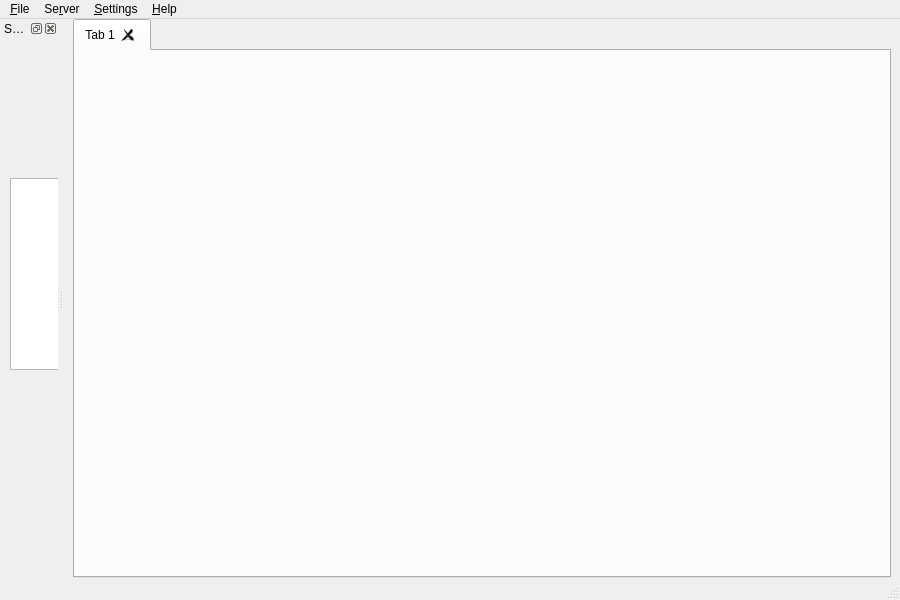
<?xml version="1.0" encoding="UTF-8"?>
<ui version="4.0">
 <author>Massimiliano Torromeo</author>
 <class>SQLAntaresiaWindow</class>
 <widget class="QMainWindow" name="SQLAntaresiaWindow">
  <property name="geometry">
   <rect>
    <x>0</x>
    <y>0</y>
    <width>900</width>
    <height>600</height>
   </rect>
  </property>
  <property name="windowTitle">
   <string notr="true">SQL Antaresia</string>
  </property>
  <property name="windowIcon">
   <iconset resource="icons.qrc">
    <normaloff>:/32/icons/kexi.png</normaloff>:/32/icons/kexi.png</iconset>
  </property>
  <widget class="QWidget" name="centralwidget">
   <layout class="QVBoxLayout" name="verticalLayout">
    <property name="topMargin">
     <number>0</number>
    </property>
    <property name="bottomMargin">
     <number>0</number>
    </property>
    <item>
     <widget class="QTabWidget" name="tabsWidget">
      <property name="currentIndex">
       <number>0</number>
      </property>
      <property name="tabsClosable">
       <bool>true</bool>
      </property>
      <property name="movable">
       <bool>true</bool>
      </property>
      <widget class="QWidget" name="tab">
       <attribute name="title">
        <string>Tab 1</string>
       </attribute>
      </widget>
     </widget>
    </item>
   </layout>
  </widget>
  <widget class="QMenuBar" name="menuBar">
   <property name="geometry">
    <rect>
     <x>0</x>
     <y>0</y>
     <width>900</width>
     <height>18</height>
    </rect>
   </property>
   <widget class="QMenu" name="menu_File">
    <property name="title">
     <string>&amp;File</string>
    </property>
    <addaction name="actionQuit"/>
   </widget>
   <widget class="QMenu" name="menu_Server">
    <property name="title">
     <string>Se&amp;rver</string>
    </property>
    <addaction name="actionReconnect"/>
    <addaction name="actionDisconnect"/>
    <addaction name="actionRefresh"/>
   </widget>
   <widget class="QMenu" name="menu_Help">
    <property name="title">
     <string>&amp;Help</string>
    </property>
    <addaction name="actionAboutSQLAntaresia"/>
    <addaction name="actionAboutQt"/>
   </widget>
   <widget class="QMenu" name="menu_Settings">
    <property name="title">
     <string>&amp;Settings</string>
    </property>
    <addaction name="actionShowDatabases"/>
    <addaction name="actionShowStatusbar"/>
    <addaction name="separator"/>
    <addaction name="actionConfigureSQLAntaresia"/>
   </widget>
   <addaction name="menu_File"/>
   <addaction name="menu_Server"/>
   <addaction name="menu_Settings"/>
   <addaction name="menu_Help"/>
  </widget>
  <widget class="QStatusBar" name="statusBar"/>
  <widget class="QDockWidget" name="dockWidget">
   <property name="windowTitle">
    <string>Servers</string>
   </property>
   <attribute name="dockWidgetArea">
    <number>1</number>
   </attribute>
   <widget class="QWidget" name="dockWidgetContents">
    <widget class="QTreeView" name="treeView">
     <property name="geometry">
      <rect>
       <x>10</x>
       <y>140</y>
       <width>256</width>
       <height>192</height>
      </rect>
     </property>
     <property name="contextMenuPolicy">
      <enum>Qt::CustomContextMenu</enum>
     </property>
     <property name="selectionMode">
      <enum>QAbstractItemView::ExtendedSelection</enum>
     </property>
     <property name="rootIsDecorated">
      <bool>false</bool>
     </property>
     <property name="headerHidden">
      <bool>true</bool>
     </property>
    </widget>
   </widget>
  </widget>
  <action name="actionRefreshTableList">
   <property name="icon">
    <iconset resource="icons.qrc">
     <normaloff>:/16/icons/view-refresh.png</normaloff>:/16/icons/view-refresh.png</iconset>
   </property>
   <property name="text">
    <string>Refresh Table List</string>
   </property>
  </action>
  <action name="actionRefreshDatabases">
   <property name="icon">
    <iconset resource="icons.qrc">
     <normaloff>:/16/icons/view-refresh.png</normaloff>:/16/icons/view-refresh.png</iconset>
   </property>
   <property name="text">
    <string>Refresh Databases</string>
   </property>
  </action>
  <action name="actionDropTable">
   <property name="icon">
    <iconset resource="icons.qrc">
     <normaloff>:/16/icons/edit-delete.png</normaloff>:/16/icons/edit-delete.png</iconset>
   </property>
   <property name="text">
    <string>Drop Table</string>
   </property>
  </action>
  <action name="actionCloseTab">
   <property name="icon">
    <iconset resource="icons.qrc">
     <normaloff>:/16/icons/tab-close.png</normaloff>:/16/icons/tab-close.png</iconset>
   </property>
   <property name="text">
    <string>Close Tab</string>
   </property>
   <property name="shortcut">
    <string>Ctrl+W</string>
   </property>
  </action>
  <action name="actionShowStatusbar">
   <property name="checkable">
    <bool>true</bool>
   </property>
   <property name="checked">
    <bool>true</bool>
   </property>
   <property name="text">
    <string>Show St&amp;atusbar</string>
   </property>
  </action>
  <action name="actionConfigureSQLAntaresia">
   <property name="icon">
    <iconset resource="icons.qrc">
     <normaloff>:/16/icons/configure.png</normaloff>:/16/icons/configure.png</iconset>
   </property>
   <property name="text">
    <string>Configure &amp;SQL Antaresia</string>
   </property>
  </action>
  <action name="actionConfigureConnections">
   <property name="icon">
    <iconset resource="icons.qrc">
     <normaloff>:/16/icons/configure.png</normaloff>:/16/icons/configure.png</iconset>
   </property>
   <property name="text">
    <string>Configure &amp;Connections</string>
   </property>
  </action>
  <action name="actionAboutSQLAntaresia">
   <property name="icon">
    <iconset resource="icons.qrc">
     <normaloff>:/32/icons/kexi.png</normaloff>:/32/icons/kexi.png</iconset>
   </property>
   <property name="text">
    <string>About SQL Antaresia</string>
   </property>
  </action>
  <action name="actionAboutQt">
   <property name="icon">
    <iconset resource="icons.qrc">
     <normaloff>:/64/icons/qtlogo.png</normaloff>:/64/icons/qtlogo.png</iconset>
   </property>
   <property name="text">
    <string>About Qt</string>
   </property>
  </action>
  <action name="actionQuit">
   <property name="icon">
    <iconset resource="icons.qrc">
     <normaloff>:/16/icons/application-exit.png</normaloff>:/16/icons/application-exit.png</iconset>
   </property>
   <property name="text">
    <string>Quit</string>
   </property>
   <property name="shortcut">
    <string>Ctrl+Q</string>
   </property>
  </action>
  <action name="actionShowDatabases">
   <property name="checkable">
    <bool>true</bool>
   </property>
   <property name="checked">
    <bool>true</bool>
   </property>
   <property name="text">
    <string>Show &amp;Databases</string>
   </property>
  </action>
  <action name="actionDropDatabase">
   <property name="icon">
    <iconset resource="icons.qrc">
     <normaloff>:/16/icons/edit-delete.png</normaloff>:/16/icons/edit-delete.png</iconset>
   </property>
   <property name="text">
    <string>Drop Database</string>
   </property>
   <property name="toolTip">
    <string>Drop Database</string>
   </property>
  </action>
  <action name="actionReconnect">
   <property name="icon">
    <iconset resource="icons.qrc">
     <normaloff>:/16/icons/network-connect.png</normaloff>:/16/icons/network-connect.png</iconset>
   </property>
   <property name="text">
    <string>Re&amp;connect</string>
   </property>
  </action>
  <action name="actionDisconnect">
   <property name="icon">
    <iconset resource="icons.qrc">
     <normaloff>:/16/icons/network-disconnect.png</normaloff>:/16/icons/network-disconnect.png</iconset>
   </property>
   <property name="text">
    <string>&amp;Disconnect</string>
   </property>
  </action>
  <action name="actionTruncateTable">
   <property name="icon">
    <iconset resource="icons.qrc">
     <normaloff>:/16/icons/edit-delete.png</normaloff>:/16/icons/edit-delete.png</iconset>
   </property>
   <property name="text">
    <string>Truncate Table</string>
   </property>
  </action>
  <action name="actionNewQueryTab">
   <property name="icon">
    <iconset resource="icons.qrc">
     <normaloff>:/16/icons/tab-new.png</normaloff>:/16/icons/tab-new.png</iconset>
   </property>
   <property name="text">
    <string>&amp;New Query Tab</string>
   </property>
  </action>
  <action name="actionOptimizeTable">
   <property name="text">
    <string>Optimize Table</string>
   </property>
  </action>
  <action name="actionRepairTable">
   <property name="text">
    <string>Repair Table</string>
   </property>
  </action>
  <action name="actionGo">
   <property name="icon">
    <iconset resource="icons.qrc">
     <normaloff>:/16/icons/system-run.png</normaloff>:/16/icons/system-run.png</iconset>
   </property>
   <property name="text">
    <string>Go</string>
   </property>
  </action>
  <action name="actionShowCreate">
   <property name="icon">
    <iconset resource="icons.qrc">
     <normaloff>:/16/icons/document-properties.png</normaloff>:/16/icons/document-properties.png</iconset>
   </property>
   <property name="text">
    <string>Show Create</string>
   </property>
  </action>
  <action name="actionRefresh">
   <property name="icon">
    <iconset resource="icons.qrc">
     <normaloff>:/16/icons/view-refresh.png</normaloff>:/16/icons/view-refresh.png</iconset>
   </property>
   <property name="text">
    <string>&amp;Refresh</string>
   </property>
   <property name="shortcut">
    <string>F5</string>
   </property>
  </action>
  <action name="actionConfigureConnection">
   <property name="icon">
    <iconset resource="icons.qrc">
     <normaloff>:/16/icons/configure.png</normaloff>:/16/icons/configure.png</iconset>
   </property>
   <property name="text">
    <string>Configure server</string>
   </property>
   <property name="iconText">
    <string>Configure server</string>
   </property>
   <property name="toolTip">
    <string>Configure server</string>
   </property>
  </action>
  <action name="actionRemoveConnection">
   <property name="icon">
    <iconset resource="icons.qrc">
     <normaloff>:/16/icons/edit-delete.png</normaloff>:/16/icons/edit-delete.png</iconset>
   </property>
   <property name="text">
    <string>Remove server</string>
   </property>
   <property name="iconText">
    <string>Remove server</string>
   </property>
   <property name="toolTip">
    <string>Remove server</string>
   </property>
  </action>
  <action name="actionAddConnection">
   <property name="icon">
    <iconset resource="icons.qrc">
     <normaloff>:/16/icons/list-add.png</normaloff>:/16/icons/list-add.png</iconset>
   </property>
   <property name="text">
    <string>Add new server</string>
   </property>
   <property name="iconText">
    <string>Add new server</string>
   </property>
   <property name="toolTip">
    <string>Add new server</string>
   </property>
  </action>
 </widget>
 <tabstops>
  <tabstop>treeView</tabstop>
  <tabstop>tabsWidget</tabstop>
 </tabstops>
 <resources>
  <include location="icons.qrc"/>
 </resources>
 <connections>
  <connection>
   <sender>actionQuit</sender>
   <signal>triggered()</signal>
   <receiver>SQLAntaresiaWindow</receiver>
   <slot>close()</slot>
   <hints>
    <hint type="sourcelabel">
     <x>-1</x>
     <y>-1</y>
    </hint>
    <hint type="destinationlabel">
     <x>401</x>
     <y>267</y>
    </hint>
   </hints>
  </connection>
  <connection>
   <sender>actionShowStatusbar</sender>
   <signal>triggered(bool)</signal>
   <receiver>statusBar</receiver>
   <slot>setVisible(bool)</slot>
   <hints>
    <hint type="sourcelabel">
     <x>-1</x>
     <y>-1</y>
    </hint>
    <hint type="destinationlabel">
     <x>401</x>
     <y>525</y>
    </hint>
   </hints>
  </connection>
  <connection>
   <sender>actionShowDatabases</sender>
   <signal>triggered(bool)</signal>
   <receiver>dockWidget</receiver>
   <slot>setVisible(bool)</slot>
   <hints>
    <hint type="sourcelabel">
     <x>-1</x>
     <y>-1</y>
    </hint>
    <hint type="destinationlabel">
     <x>134</x>
     <y>272</y>
    </hint>
   </hints>
  </connection>
  <connection>
   <sender>dockWidget</sender>
   <signal>visibilityChanged(bool)</signal>
   <receiver>actionShowDatabases</receiver>
   <slot>setChecked(bool)</slot>
   <hints>
    <hint type="sourcelabel">
     <x>134</x>
     <y>272</y>
    </hint>
    <hint type="destinationlabel">
     <x>-1</x>
     <y>-1</y>
    </hint>
   </hints>
  </connection>
 </connections>
</ui>
